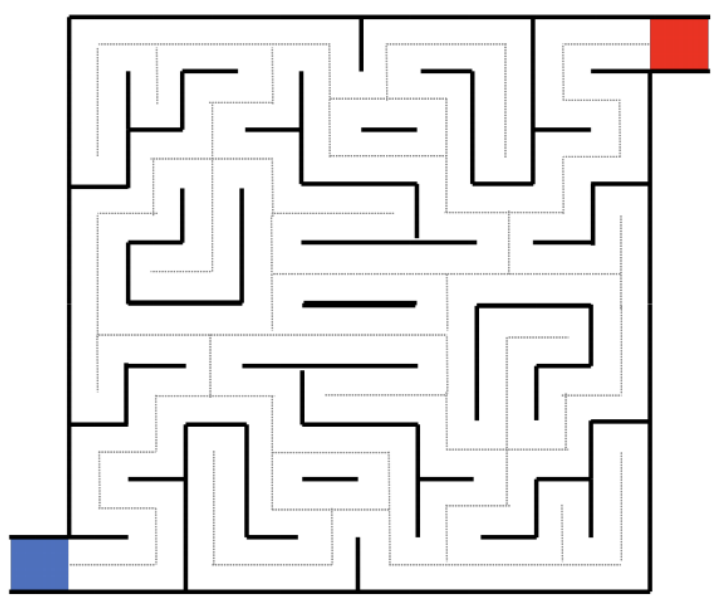
#> input picture read-map/image.png, 720 x 610 px
$ python -i color_detect.py   (imports and definitions only)
#> lines starting #> are read from the running program, lines starting #| are printed output that depends on the picture
#> further down, picture is the input picture: shape (610, 720, 3); mean B, G, R 234, 233.6, 234.6
import cv2
import numpy as np


def get_rect_by_threshold(img, b_min, b_max):
    # 转换至Lab颜色空间
#> called with b_min = 0, b_max = 100
    lab = cv2.cvtColor(img, cv2.COLOR_BGR2LAB)
#> lab: shape (610, 720, 3); mean of channels 0, 1, 2 234.7, 128.5, 128.1

    # 分离通道
    l_channel, a_channel, b_channel = cv2.split(lab)
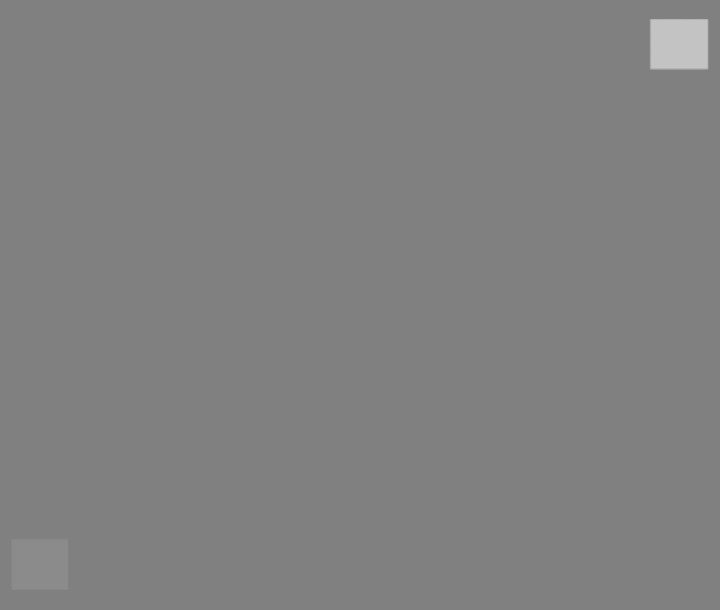
#> a_channel: shape (610, 720); min 127, max 195, mean 128.5

    # red:  b: [180, 255]
    # blue: b: [0, 110]

    # 定义阈值范围
    l_min, l_max = 0, 255
    a_min, a_max = 0, 255
    b_min, b_max = b_min, b_max

    # 创建掩码
    mask = np.zeros_like(l_channel)
    mask[(l_channel >= l_min) & (l_channel <= l_max) &
         (a_channel >= a_min) & (a_channel <= a_max) &
         (b_channel >= b_min) & (b_channel <= b_max)] = 255

    # 获取轮廓
    contours, _ = cv2.findContours(mask, cv2.RETR_EXTERNAL, cv2.CHAIN_APPROX_SIMPLE)

    # 获取边界
    rect = cv2.boundingRect(contours[0])

    return rect


def get_map_edge(img):
    blue = get_rect_by_threshold(img, 0, 100)
#> blue = (11, 540, 57, 50)
    blue = (blue[0] + blue[2], blue[1] + blue[3])
#> blue = (68, 590)

    red = get_rect_by_threshold(img, 180, 255)
#> red = (652, 20, 55, 48)
    red = (red[0], red[1])
#> red = (652, 20)

    return blue, red

>>> import cv2
>>> picture = cv2.imread('image.png')
>>> result = get_map_edge(picture)
#> result = ((68, 590), (652, 20))
